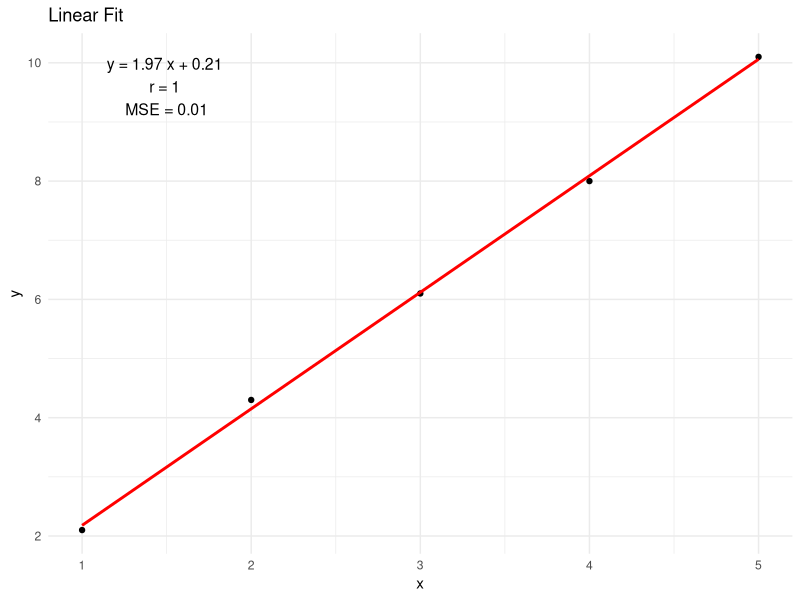
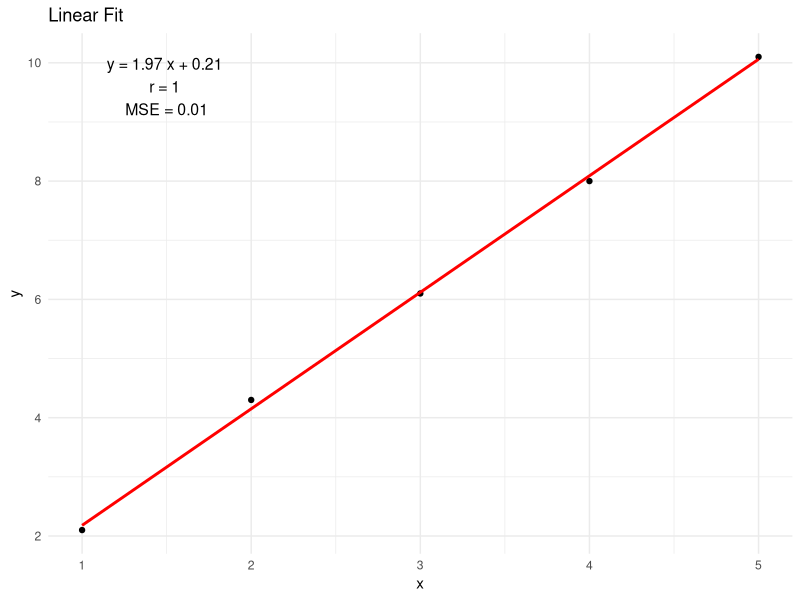

The R script that drew these images, in order:

## New Code

library(ggplot2)

# Data
df <- data.frame(
  x = c(1, 2, 3, 4, 5),
  y = c(2.1, 4.3, 6.1, 8.0, 10.1)
)

# Fit model
model <- lm(y ~ x, data = df)
slope <- coef(model)[2]
intercept <- coef(model)[1]
r <- cor(df$x, df$y)
pred <- predict(model)
mse <- mean((df$y - pred)^2)

# Plot
ggplot(df, aes(x = x, y = y)) +
  geom_point() +
  geom_smooth(method = "lm", se = FALSE, color = "red") +
  annotate("text", x = 1.5, y = max(df$y) - 0.5,
           label = paste("y =", round(slope, 2), "x +", round(intercept, 2),
                         "\nr =", round(r, 2), "\nMSE =", round(mse, 2)),
           size = 4) +
  labs(title = "Linear Fit",
       x = "x", y = "y") +
  theme_minimal()

ggsave("regression_plot_r.png")


